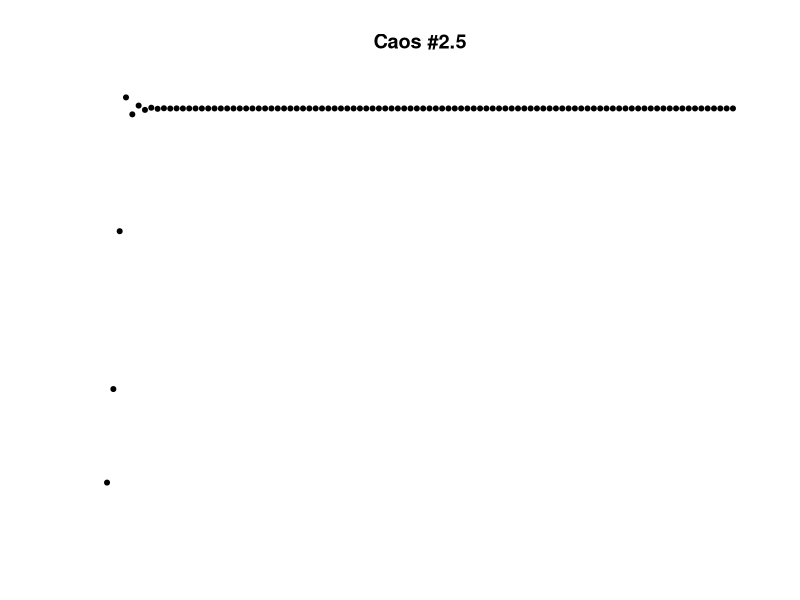
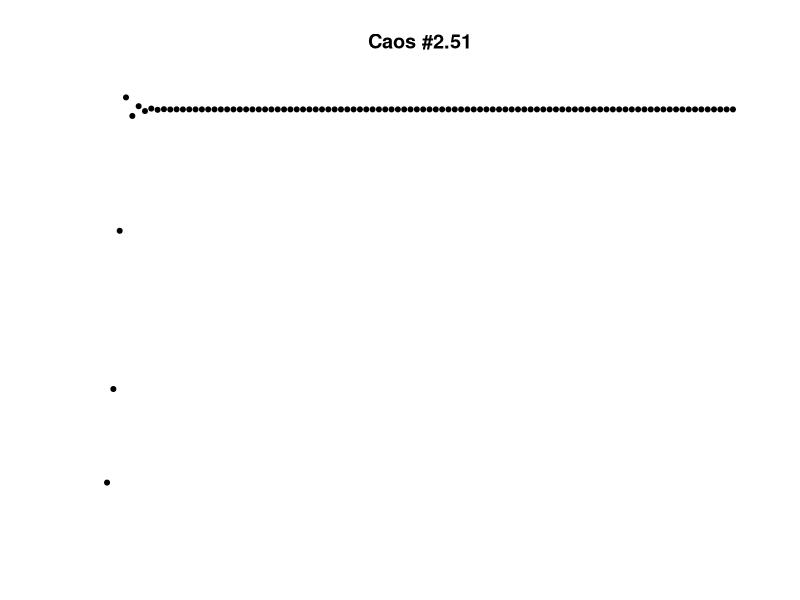
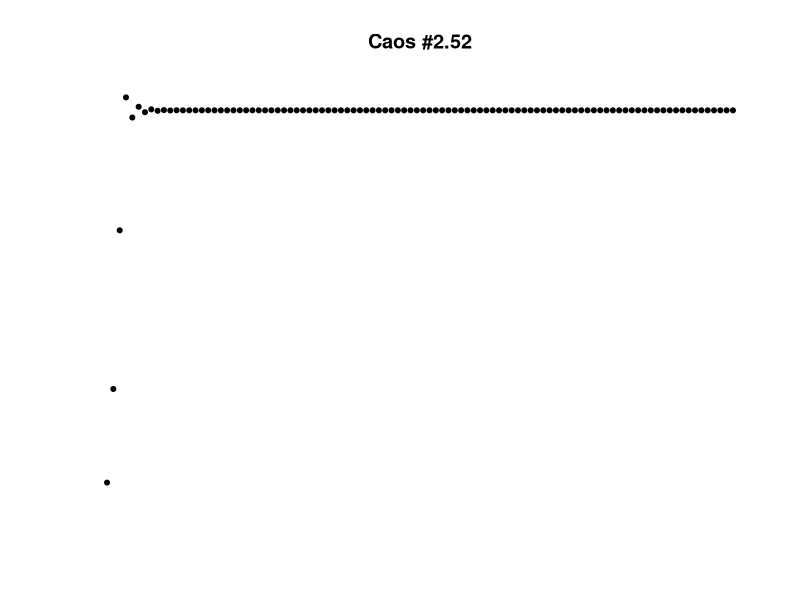
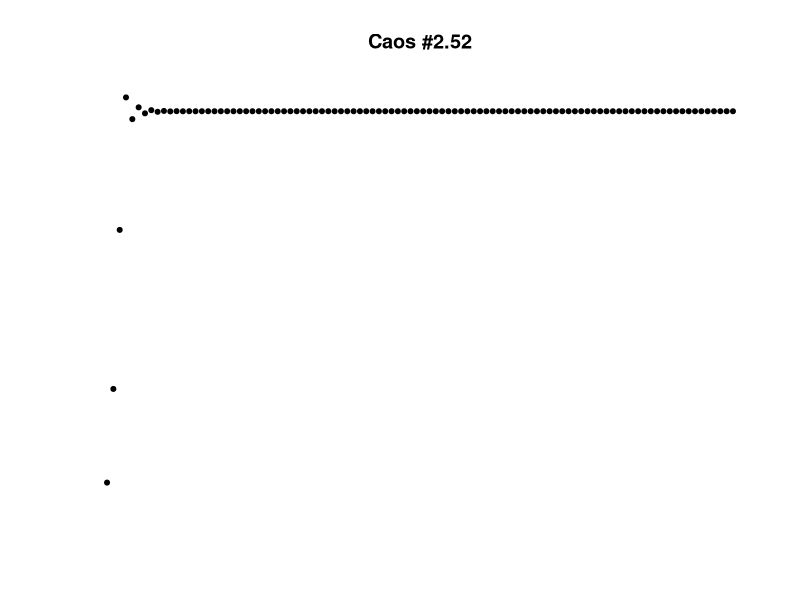
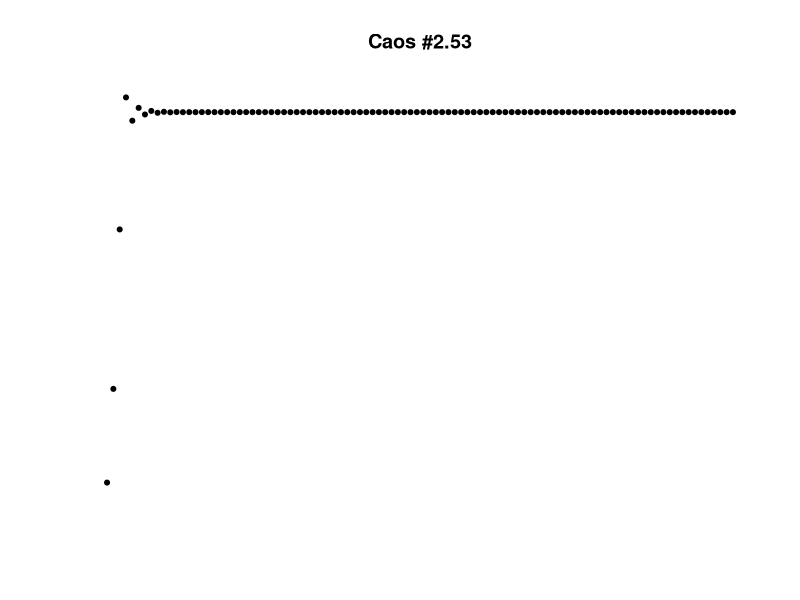
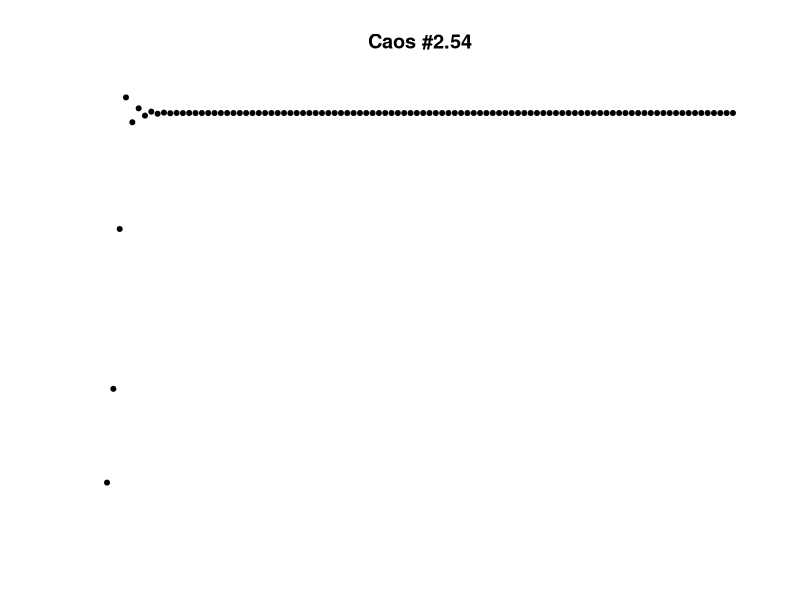
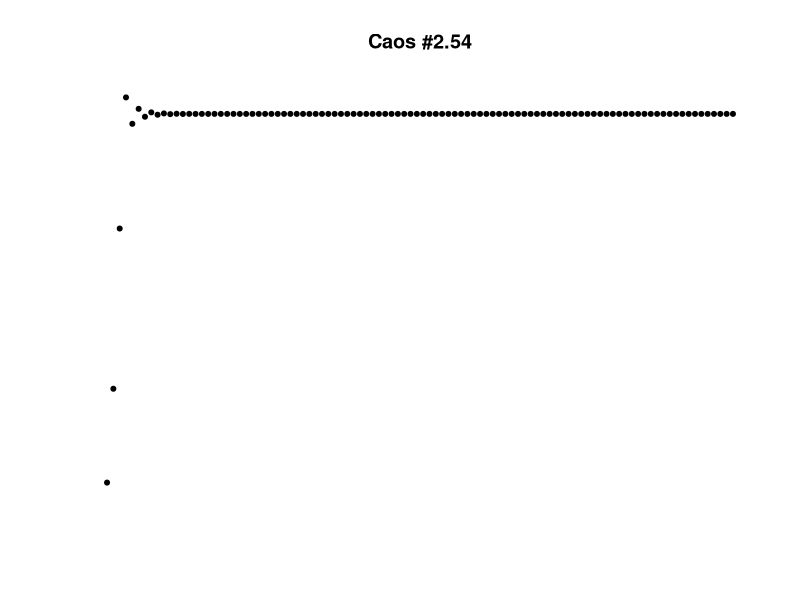
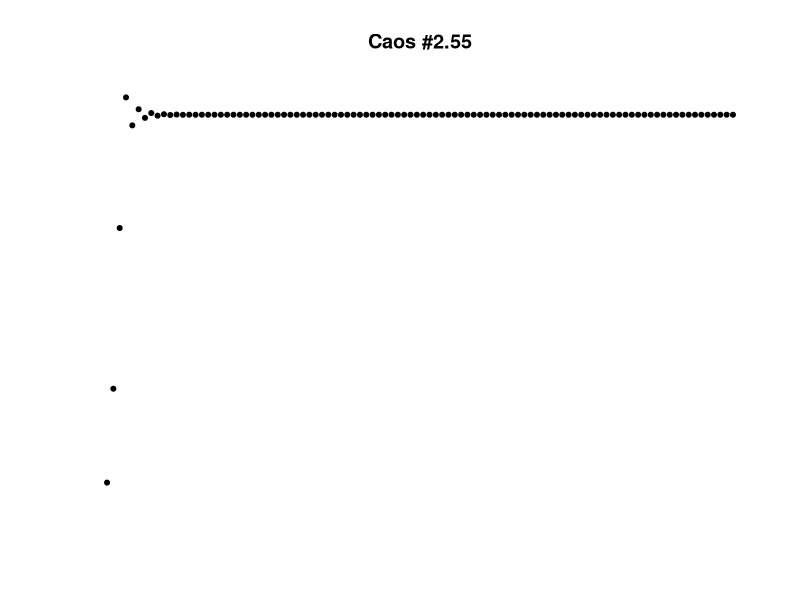

R code for these plots, in order:
caos <- function(r) {
        r <<- r
        x <- numeric(100)
        x[1] <- 0.1
        
        for(i in 2:length(x)) {
                x[i] <- caosAlg(x[i-1])
        }
        
        x
}

caosAlg <- function(x) {
        r * x * (1 - x)
}

count <- 100
sample <- seq(from=2.5, to=4, length.out=201)
sapply(sample, function(x) {
        count <<- count + 1
        z <- round((count-100)/201 * 255)
        print(z)
#         png(file=paste("Caos-", count, ".png", sep=""), width=1200, height=627, bg = "transparent")
        plot(caos(x), pch=20, axes=FALSE, ylab="", xlab="", #col=rgb(z,z,z),
             main=paste("Caos #", round(x, digits=2), sep=""))
        Sys.sleep(1/16)
#         dev.off()
})